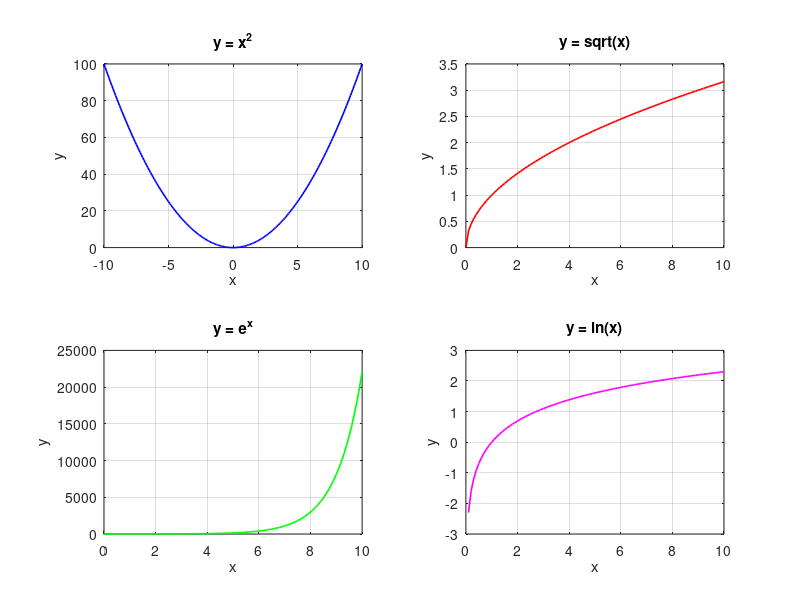

The MATLAB script that drew this image: (Note: this script raises an error after producing the figure.)
function ex7_foursquares()
% EX7_FOUR SQUARES  Create a 2x2 subplot layout:
% Top-left:  y = x^2
% Top-right: y = sqrt(x)
% Bottom-left: y = exp(x)
% Bottom-right: y = ln(x)

% Domains
x_all = -10:0.1:10;           % for x^2 (allows negatives)
x_pos  = 0:0.1:10;             % for sqrt and ln (non-negative)

y1 = x_all.^2;
y2 = sqrt(x_pos);
y3 = exp(x_pos);
y4 = log(x_pos);

figure;

subplot(2,2,1);
plot(x_all,y1,'b-','LineWidth',1.2);
title('y = x^2'); xlabel('x'); ylabel('y'); grid on;

subplot(2,2,2);
plot(x_pos,y2,'r-','LineWidth',1.2);
title('y = sqrt(x)'); xlabel('x'); ylabel('y'); grid on;

subplot(2,2,3);
plot(x_pos,y3,'g-','LineWidth',1.2);
title('y = e^{x}'); xlabel('x'); ylabel('y'); grid on;

subplot(2,2,4);
plot(x_pos,y4,'m-','LineWidth',1.2);
title('y = ln(x)'); xlabel('x'); ylabel('y'); grid on;

sgtitle('Four related plots');
end
